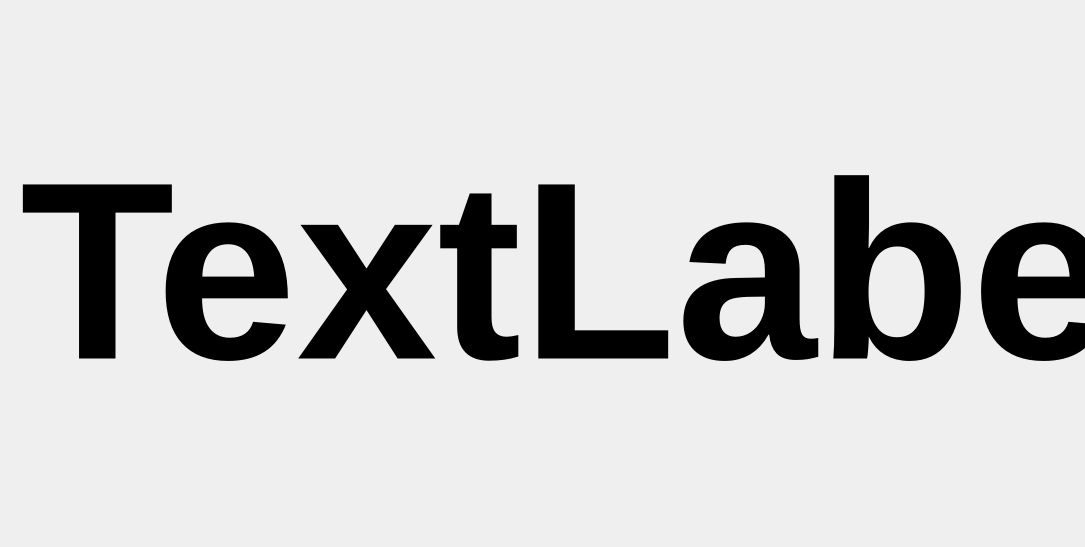
<?xml version="1.0" encoding="UTF-8"?>
<ui version="4.0">
 <class>MainWindow</class>
 <widget class="QMainWindow" name="MainWindow">
  <property name="geometry">
   <rect>
    <x>0</x>
    <y>0</y>
    <width>1085</width>
    <height>547</height>
   </rect>
  </property>
  <property name="windowTitle">
   <string>MainWindow</string>
  </property>
  <widget class="QWidget" name="centralwidget">
   <widget class="QLabel" name="timeLabel">
    <property name="geometry">
     <rect>
      <x>20</x>
      <y>10</y>
      <width>2091</width>
      <height>521</height>
     </rect>
    </property>
    <property name="minimumSize">
     <size>
      <width>1000</width>
      <height>0</height>
     </size>
    </property>
    <property name="baseSize">
     <size>
      <width>0</width>
      <height>0</height>
     </size>
    </property>
    <property name="font">
     <font>
      <pointsize>190</pointsize>
      <bold>true</bold>
      <kerning>true</kerning>
     </font>
    </property>
    <property name="text">
     <string>TextLabel</string>
    </property>
   </widget>
  </widget>
 </widget>
 <resources/>
 <connections/>
</ui>
